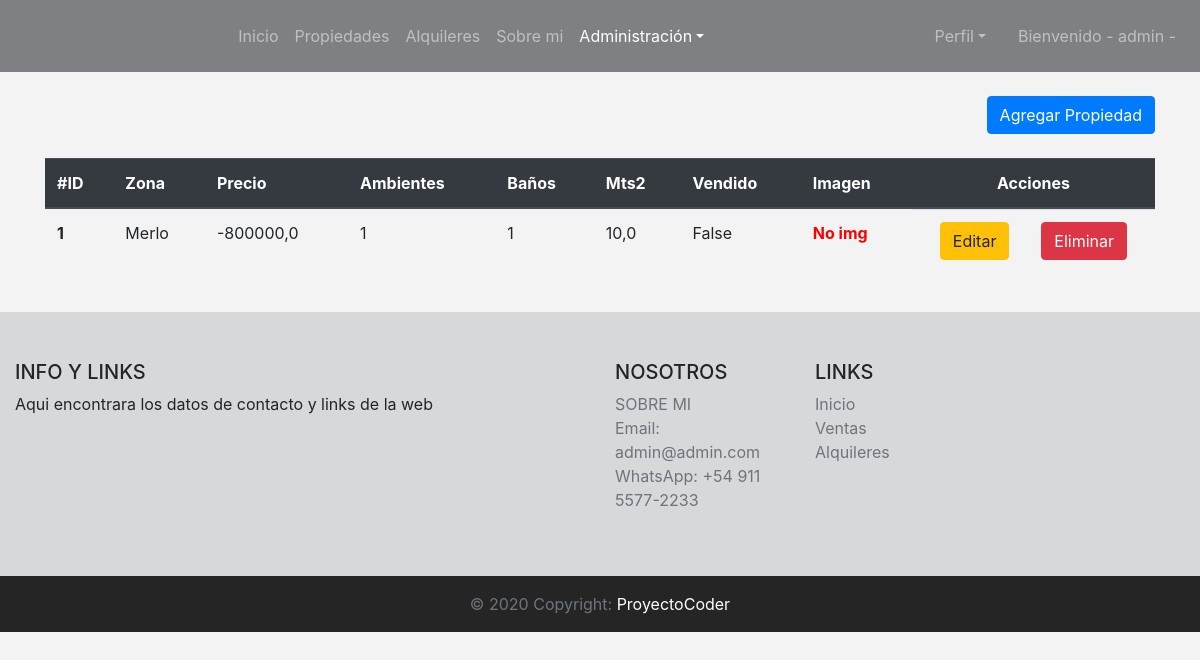
The app's page /sales/crud-sale/ (signed in), older data.
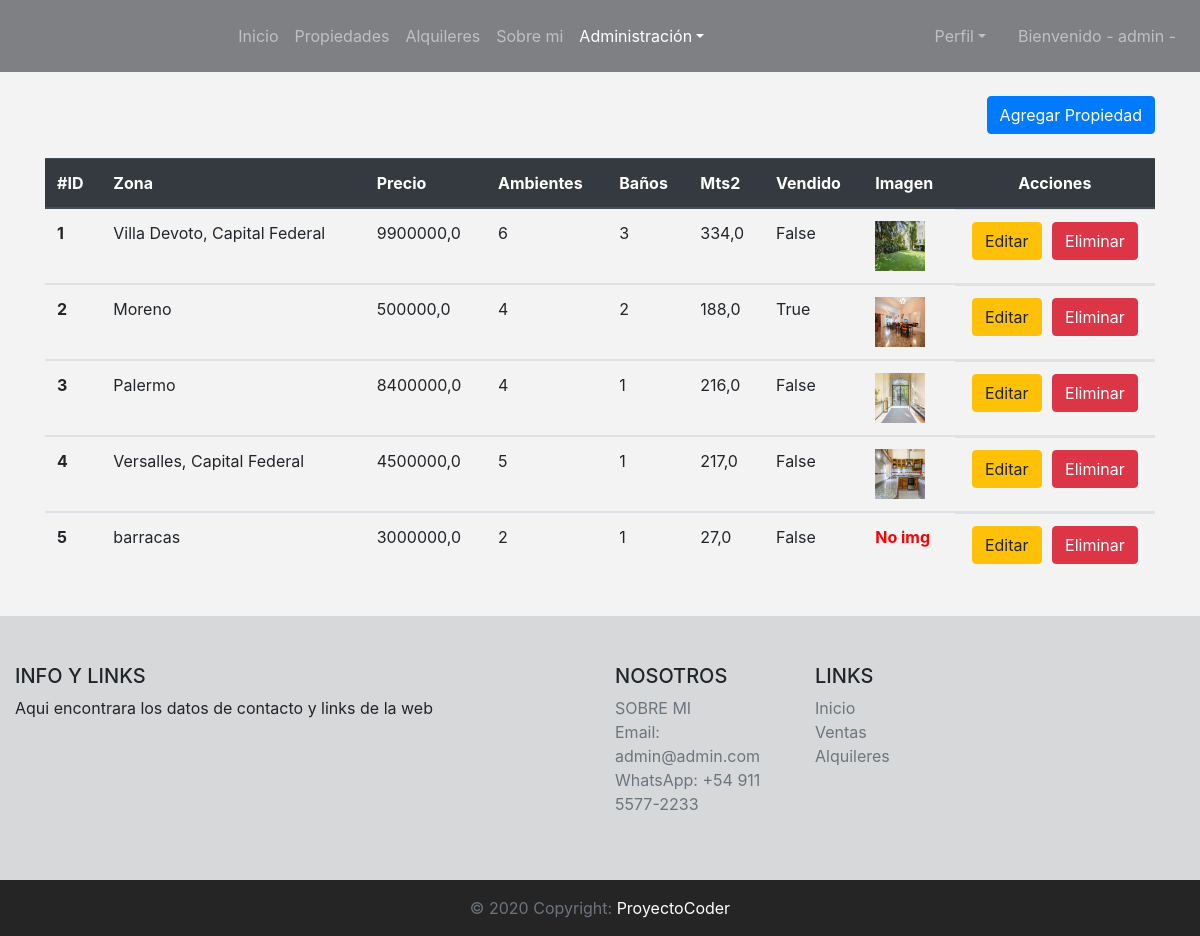
The same page, newer data.
### sales/models.py (models this page shows, shortened)
class Sale(models.Model):
    title = models.CharField(max_length=50, verbose_name='Titutlo')
    zone = models.CharField(max_length=35, verbose_name='Zona')
    description = models.CharField(max_length=300)
    price = models.FloatField(verbose_name='Precio')
    environments = models.IntegerField(verbose_name='Ambientes')
    toilets = models.IntegerField(verbose_name='Baños')
    area = models.FloatField()
    sold = models.BooleanField(verbose_name='Vendido')
    sale_image = models.ImageField(upload_to='sales_image', null=True, blank=True, verbose_name='Imagen')
    class Meta:
        verbose_name = 'Venta'
        verbose_name_plural = 'Ventas'

### sales/views.py (the view)
# urls.py: path('crud-sale/', crud_sales, name='crud_sale'),
@staff_member_required
def crud_sales(request):
    if 'search' in request.GET:
        search = request.GET['search']
        sales = Sale.objects.filter(title__icontains=search)
    else:
        sales = Sale.objects.all()
    context = {
        'sales': sales,
    }
    return render(request, 'sales/crud_sale.html', context=context)

### templates/sales/crud_sale.html (shortened to what this page needs)
{% extends 'base.html' %}
{% block crud %}
<li class="nav-item dropdown active">
{% endblock %}
{% block content %}
<br>
<div class="container">
    <div class="text-right">
        <a href="/sales/create-sale" class="btn btn-primary text-right">Agregar Propiedad</a>
    </div>
    <br>
    <table class="table">
        <thead class="thead-dark">
            <tr>
                <th scope="col">#ID</th>
                <th scope="col">Zona</th>
                <th scope="col">Precio</th>
                <th scope="col">Ambientes</th>
                <th scope="col">Baños</th>
                <th scope="col">Mts2</th>
                <th scope="col">Vendido</th>
                <th scope="col">Imagen</th>
                <th scope="col" class="text-center">Acciones</th>
            </tr>
        </thead>
        {% for sale in sales %}
        <tbody>
            <tr>
                <th scope="row">{{sale.id}}</th>
                <td>{{sale.zone}}</td>
                <td>{{sale.price}}</td>
                <td>{{sale.environments}}</td>
                <td>{{sale.toilets}}</td>
                <td>{{sale.area}}</td>
                <td>{{sale.sold}}</td>
                {% if sale.sale_image.url != '' %}
                    <td><img src="{{sale.sale_image.url}}" width="50" height="50" alt=""></td>
                {% else %}
                    <td class="font-weight-bold" style="color: red;">No img</td>
                {% endif %}
                <td class="d-flex justify-content-around"><a href="/sales/update-sale/{{sale.pk}}/" class="btn btn-warning">Editar</a><a href="/sales/delete-sale/{{sale.pk}}/" class="btn btn-danger">Eliminar</a></td>
            </tr>
        </tbody>
        {% endfor %}
    </table>
</div>
{% endblock %}

Row changes from the older to the newer data that the page shows:
changed Sale id 1: zone "Merlo" → "Villa Devoto, Capital Federal"; price "-800000,0" → "9900000,0"; environments "1" → "6"; toilets "1" → "3"; area "10,0" → "334,0"; sale_image: picture added; no longer shows "No img"
added Sale: id "2", zone "Moreno", price "500000,0", environments "4", toilets "2", area "188,0", sold "True", sale_image (picture)
added Sale: id "3", zone "Palermo", price "8400000,0", environments "4", toilets "1", area "216,0", sold "False", sale_image (picture)
added Sale: id "4", zone "Versalles, Capital Federal", price "4500000,0", environments "5", toilets "1", area "217,0", sold "False", sale_image (picture)
added Sale: id "5", zone "barracas", price "3000000,0", environments "2", toilets "1", area "27,0", sold "False", sale_image "No img"
